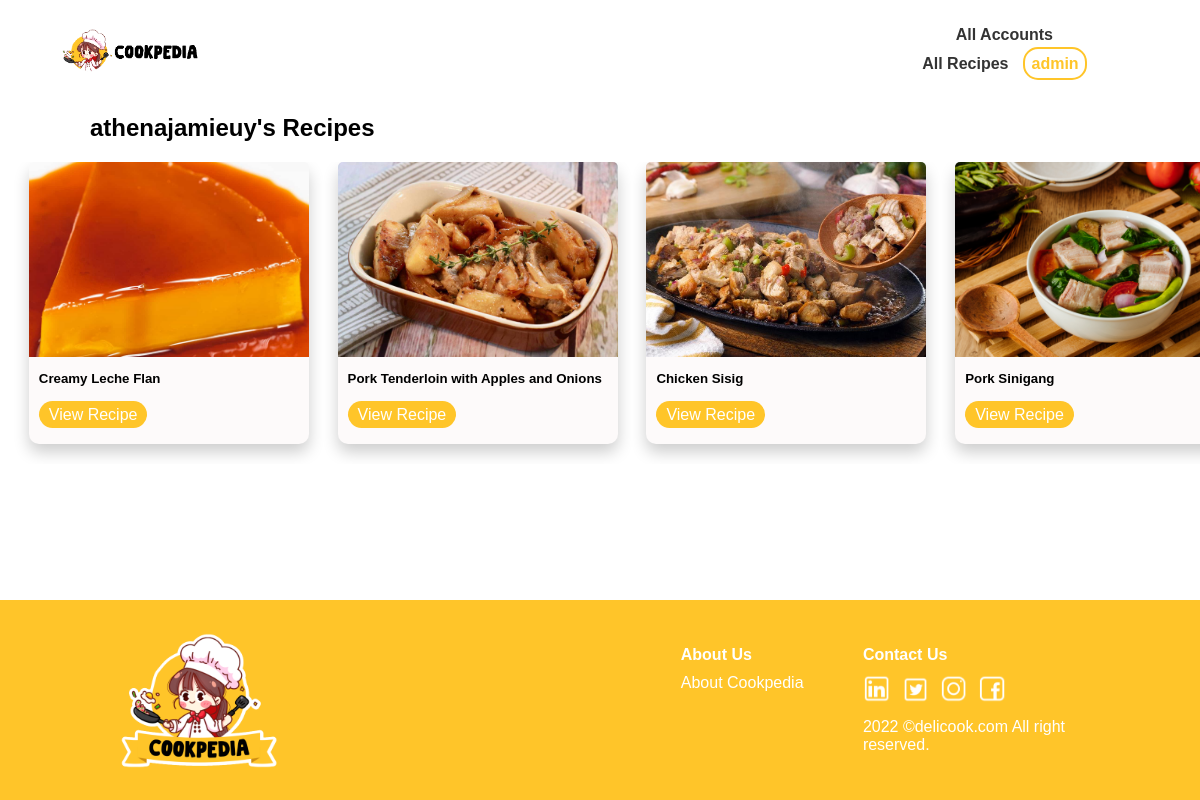
The page /view_users_recipes.php?user_id=14 (signed in) on the database its author committed.
### tables this page shows
CREATE TABLE `users` (
  `id` int(11) NOT NULL,
  `username` varchar(255) NOT NULL,
  `password` varchar(255) NOT NULL,
  `is_admin` tinyint(1) DEFAULT 0,
  `created_at` datetime DEFAULT current_timestamp(),
  `email` varchar(255) DEFAULT NULL,
  `display_name` varchar(255) DEFAULT NULL
);

CREATE TABLE `recipes` (
  `id` int(11) NOT NULL,
  `username` varchar(255) DEFAULT NULL,
  `recipe_name` varchar(255) DEFAULT NULL,
  `ingredients` text DEFAULT NULL,
  `steps` text DEFAULT NULL,
  `created_at` datetime DEFAULT NULL,
  `image` text DEFAULT NULL
);

### view_users_recipes.php (the view, shortened to what this page needs)
<?php
$dbHost = 'localhost';
$dbUsername = 'root';
$dbPassword = '';
$dbName = 'cookpedia_db';
$conn = mysqli_connect($dbHost, $dbUsername, $dbPassword, $dbName);
if (isset($_GET['user_id'])) {
    $userId = $_GET['user_id'];
    $query = "SELECT * FROM users WHERE id='$userId'";
    $result = mysqli_query($conn, $query);
    if ($result && mysqli_num_rows($result) > 0) {
        $user = mysqli_fetch_assoc($result);
        $displayName = $user['username'];
        $query = "SELECT r.id, r.recipe_name, r.ingredients, r.steps, r.image FROM recipes r JOIN users u ON r.username = u.username WHERE u.id='$userId'";
        $result = mysqli_query($conn, $query);
        ?>
<!DOCTYPE html>
<html>
<head>
    <link href="style.css" type="text/css" rel="stylesheet">
</head>
<body>
<header>
<div id="header">
        <nav id="hnav">
        <a href="view_all_users.php"><img class="imgHeader" src="CookpediaLogo.png" alt="Cookpedia Logo"></a>
                <ul id="h-ul">
                <li><a href="view_all_users.php">All Accounts</a></li>
                    <li><a href="view_all_recipes.php">All Recipes</a></li>
                    <?php if (isset($_SESSION['username'])): ?>
                        <li class="dropdown">
                            <a href="#" class="active" id="usernameDropdown">
                                <?php echo $_SESSION['username']; ?>
                            </a>
                        </li>
                    <?php else: ?>
                        <li><a class="active" href="signup.php" id="h-getStarted">Get Started</a></li>
                    <?php endif; ?>
                </ul>
        </nav>
    </div>
</header>
<div class="land-container">
<?php if (mysqli_num_rows($result) > 0) : ?>
<h2 class="rec-owner"><?php echo $displayName; ?>'s Recipes</h2>
    <div class="recipe-container-card">
        <?php while ($row = mysqli_fetch_assoc($result)) : ?>
            <div class="col-md-4">
                <div class="card recipe-card">
                    <?php if (!empty($row['image']) && file_exists($row['image'])) : ?>
                        <img src="<?php echo $row['image']; ?>" alt="Recipe Image">
                    <?php else : ?>
                        <img src="placeholder-image.jpg" alt="Recipe Image">
                    <?php endif; ?>
                    <div class="card-body">
                        <h5 class="card-title"><?php echo $row['recipe_name']; ?></h5>
                        <a href="view_recipe.php?id=<?php echo $row['id'];?>" class="view-recipe-btn">View Recipe</a>
                    </div>
                </div>
            </div>
        <?php endwhile; ?>
    </div>
            <?php else: ?>
                <p><?php echo $displayName ?> doesn't have uploaded recipes.</p>
            <?php endif; ?>
</div>
<footer class="footer">
<div id="f-footer">
        <img class="mainLogo" src="CookpediaMainLogo.png"/>
        <div id="f-content">
            <div id="f-content-2">
                <div id="f-aboutus">
                        <p id="f-about">About Us</p>
                    <ul id="f-aboutCookpedia">
                        <li><a href="--" id="f-cookpedia">About Cookpedia</a></li>
                    </ul>
                </div>
                <div id="f-info">
                        <p id="f-contact">Contact Us</p>
                    <div class="logo">
                        <a href="--"><img class="f-linkedIn" src="LinkedInLogo.png"></a>
                        <a href="--"><img class="f-twitter" src="TwitterLogo.png"></a>
                        <a href="--"><img class="f-ig" src="IgLogo.png"></a>
                        <a href="--"><img class="f-fb" src="FbLogo.png"></a>
                    </div>
                        <p id="f-text">2022 ©delicook.com All right <br>reserved.</p>
                </div>
            </div>
        </div>
    </div>
</footer>
</body>
</html>
        <?php
    } else {
        echo "Invalid user ID.";
    }
} else {
    echo "User ID parameter not provided.";
}
?>

### style.css (style rules this page uses)
* { font-family: Helvetica; }
html, body { height: 100%; margin: 0; padding: 0; }
body { display: flex; flex-direction: column; margin: 0; padding: 0; }
header { justify-content: center; text-align: center; }
.imgHeader { height: 120px; margin-left: 50px; }
header ul { justify-content: center; text-align: center; margin-left: 50px; }
#h-ul { display: flex; list-style-type: none; align-items: center; margin-top: 10px; flex-wrap: wrap; }
#h-ul li { margin-right: 15px; }
#h-ul a { text-decoration: none; color: #333; font-weight: bold; }
#h-ul .active { color: #ffc529; }
.dropdown { position: relative; display: inline-block; }
#usernameDropdown { border-radius: 15px; border: solid 2px; padding: 6px; color:#ffc529; border-color: #ffc529; }
li { list-style: none; }
.land-container { display: grid; }
.recipe-container-card { display: flex; flex-wrap: nowrap; overflow-x: auto; overflow-y: hidden; }
.view-recipe-btn { text-decoration: none; border-radius: 20px; }
.view-recipe-btn { background-color:#ffc529; color: #fff; border: none; padding: 5px 10px; border-radius: 5px; cursor: pointer; }
.footer { background-color: #ffc529; color: #fff; padding: 30px 0; margin-top: auto; }
#f-footer { display: flex; align-items: center; justify-content: space-between; max-width: 960px; margin: 0 auto; padding: 0 15px; }
.mainLogo { height: 135px; }
#f-content { display: flex; }
#f-content-2 { display: flex; }
#f-aboutus, #f-services, #f-info { margin-right: 30px; }
#f-about, #f-service, #f-contact { font-weight: bold; margin-bottom: 10px; margin-right: 1in; }
#f-aboutCookpedia, #f-rec { text-decoration: none; list-style-type: none; padding: 0; margin: 0; }
#f-aboutCookpedia li, #f-rec li { margin-bottom: 5px; }
#f-cookpedia { text-decoration: none; color:white; }
.logo { margin-top: 10px; }
.logo img { height: 20px; margin-right: 5px; }
#f-text { margin-top: 20px; }
@media (min-width: 768px) { #hnav { display:flex; justify-content: center; text-align: center; } }
@media (min-width: 768px) { .imgHeader { height: 80px; width: fit-content; } }
@media (min-width: 768px) { .mainLogo { height: 135px; } }
@media (min-width: 768px) { li { list-style: none; } }
@media (min-width: 768px) { .land-container { display: grid; } }
@media (min-width: 768px) { .recipe-container-card { display: flex; flex-wrap: nowrap; overflow-x: auto; overflow-y: hidden; } }
@media (min-width: 768px) { .view-recipe-btn { text-decoration: none; border-radius: 20px; } }
@media (min-width: 768px) { .view-recipe-btn { background-color:#ffc529; color: #fff; border: none; padding: 5px 10px; border-radius: 5px; cursor: pointer; } }
@media (min-width: 768px) { #f-aboutus, #f-services, #f-info { margin-right: 15px; } }
@media (min-width: 768px) { #f-aboutCookpedia, #f-rec { margin-bottom: 10px; } }
@media (min-width: 768px) { .logo img { height: 30px; } }
@media (min-width: 768px) { #f-text { margin-top: 10px; } }
@media (min-width: 1000px) { a { list-style: none; background-color: transparent; color: #152e47; } }
@media (min-width: 1000px) { .imgHeader { margin-right: 6.5in; } }
@media (min-width: 1000px) { #hnav { margin-top: 10px; margin-right: 1in; } }
@media (min-width: 1000px) { li { list-style: none; } }
@media (min-width: 1000px) { .land-container { display: grid; align-items: center; justify-content: center; } }
@media (min-width: 1000px) { .recipe-container-card { display: flex; flex-wrap: nowrap; overflow-x: auto; overflow-y: hidden; } }
@media (min-width: 1000px) { .view-recipe-btn { text-decoration: none; border-radius: 20px; } }
@media (min-width: 1000px) { .view-recipe-btn { background-color:#ffc529; color: #fff; border: none; padding: 5px 10px; border-radius: 15px; cursor: pointer; } }
@media (min-width: 1000px) { .rec-owner { margin-left: 90px; } }

### view_users_recipes.php (style rules this page uses)
.recipe-card { width: 280px; background-color: rgb(253, 250, 250); border-radius: 10px; padding-bottom: 10px; margin-left: 0.3in; box-shadow: 0px 8px 16px 0px rgba(0,0,0,0.2); margin-bottom: 20px; }
.recipe-card img { width: 280px; height: 195px; object-fit: cover; border-radius: 5px 5px 0 0; }
.recipe-card .card-body { padding: 10px; }
.recipe-card h5 { margin: 0; padding-bottom: 20px; }

### rows shown on the page
users: username "athenajamieuy"
recipes: image (picture), recipe_name "Creamy Leche Flan"
recipes: image (picture), recipe_name "Pork Tenderloin with Apples and Onions"
recipes: image (picture), recipe_name "Chicken Sisig"
recipes: image (picture), recipe_name "Pork Sinigang"

### other values the page prints
$_SESSION['username'] "admin"
